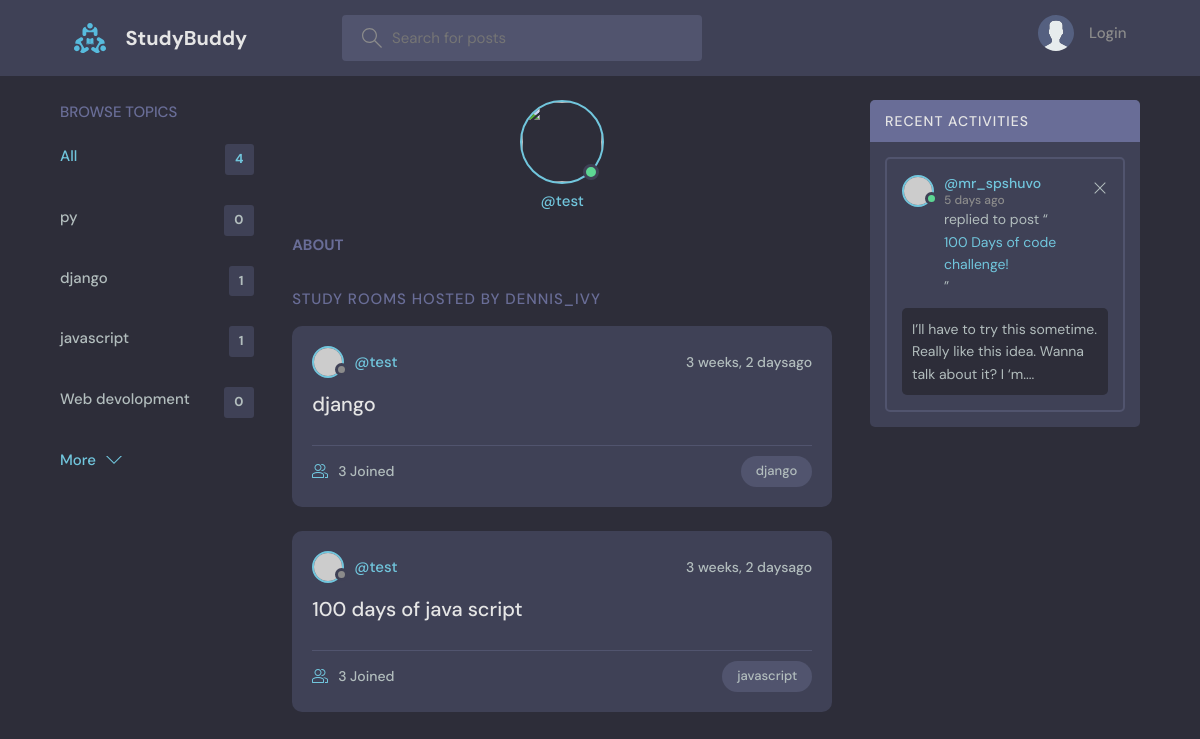
Page /room/profile/1/ on the earlier database version.
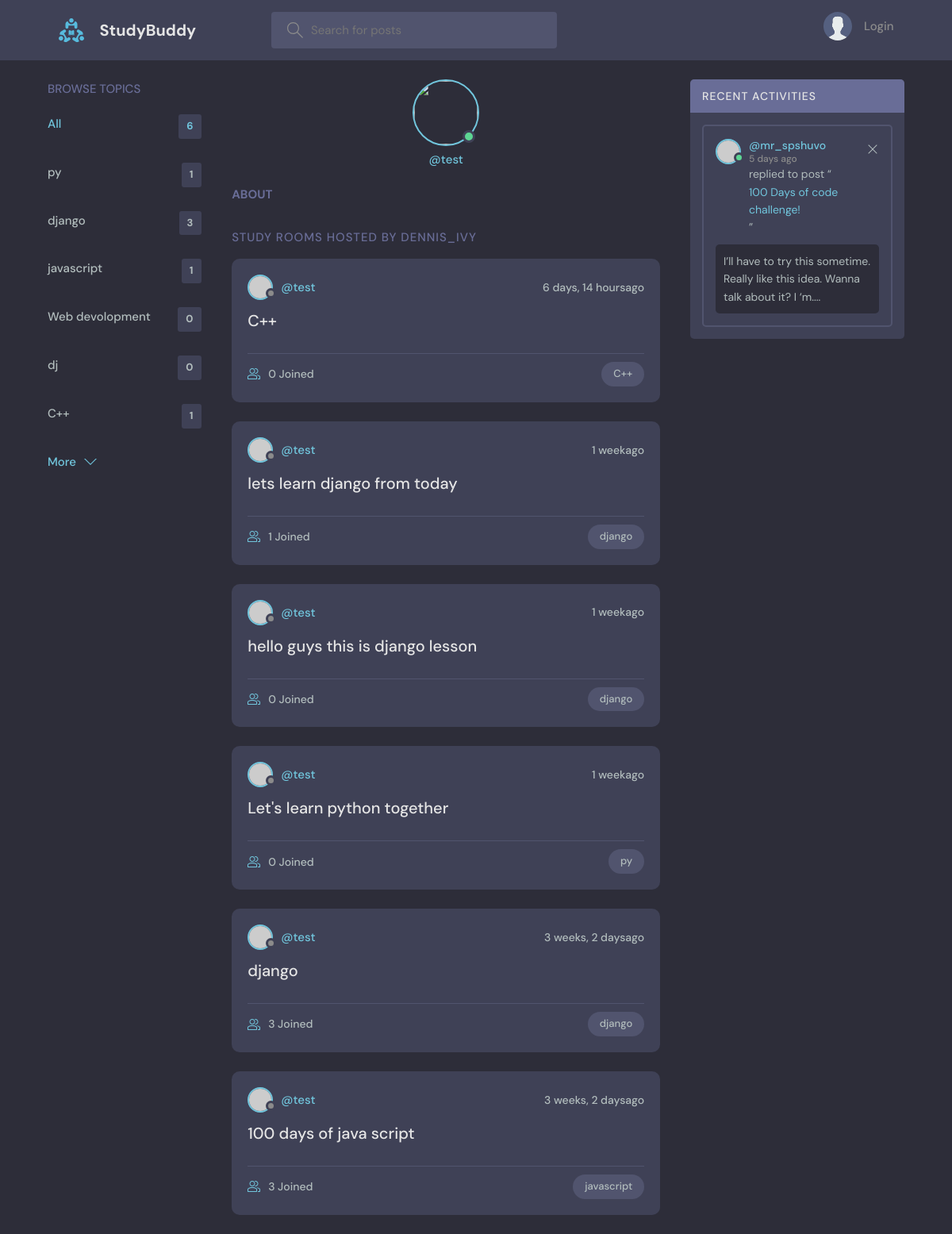
Same page on the later database version.
### base/models.py (models this page shows, shortened)
class Topic(models.Model):
    objects = None
    name = models.CharField(max_length=200)

class Room(models.Model):
    objects = None
    host = models.ForeignKey(User, on_delete=models.SET_NULL, null=True)
    topic = models.ForeignKey(Topic, on_delete=models.SET_NULL, null=True)
    name = models.CharField(max_length=100)
    description = models.TextField(null=True, blank=True)
    participants = models.ManyToManyField(User,related_name='partisipants', blank=True)
    updated = models.DateTimeField(auto_now=True)
    created = models.DateTimeField(auto_now_add=True)
    class Meta:
        ordering = ['-updated','-created']

### base/views.py (the view)
# urls.py: path('profile/<str:pk>/', views.userprofile, name="user-profile"),
def userprofile(request,pk):
    user = User.objects.get(id=pk)
    rooms = user.room_set.all()
    room_message = user.message_set.all()
    topics = Topic.objects.all()
    context = {'user':user,'rooms':rooms,'room_message':room_message,'topics':topics}
    return render(request, 'base/profile.html',context)

### base/templates/base/profile.html (shortened to what this page needs)
{% extends 'main.html' %}
{% block content %}
<main class="profile-page layout layout--3">
  <div class="container">
    {% include 'base/topic_components.html' %}
    <div class="roomList">
      <div class="profile">
        <div class="profile__avatar">
          <div class="avatar avatar--large active">
            <img src="{{user.avatar.url}}" />
          </div>
        </div>
        <div class="profile__info">
          <p>@{{user.username}}</p>
        </div>
        <div class="profile__about">
          <h3>About</h3>
        </div>
      </div>
      <div class="roomList__header">
        <div>
          <h2>Study Rooms Hosted by dennis_ivy</a>
          </h2>
        </div>
      </div>
      {% include 'base/feed_component.html' %}
    </div>
    {% include 'base/activity_component.html' %}
  </div>
</main>
{% endblock content %}

### templates/main.html (shortened to what this page needs)
<!DOCTYPE html>
{% load static %}
<html lang="en">
  <head>
    <link rel="stylesheet" href="{% static 'style/style.css' %}" />
  </head>
  <body>
    {% include 'navbar.html' %}
    {% block content %}{% endblock %}
  </body>
</html>

### templates/navbar.html (shortened to what this page needs)
{% load static %}
<header class="header header--loggedIn">
    <div class="container">
        <a href="{% url 'home' %}" class="header__logo">
            <img src="{% static 'images/logo.svg' %}" />
            <h1>StudyBuddy</h1>
        </a>
        <form class="header__search" method="GET" action="{% url 'home' %}">
            <label>
                <input name="q" placeholder="Search for posts" />
            </label>
        </form>
        <nav class="header__menu">
            {% if request.user.is_authenticated %}
            <div class="header__user">
                <a href="{% url 'update-user' %}">
                    <div class="avatar avatar--medium active">
                        <img src="{{request.user.avatar.url}}" />
                    </div>
                    <p>{{request.user.username}} <span>@{{request.user.username}}</span></p>
                </a>
                <button class="dropdown-button">
                    <svg version="1.1" xmlns="http://www.w3.org/2000/svg" width="32" height="32" viewBox="0 0 32 32">
                        <title>chevron-down</title>
                        <path d="M16 21l-13-13h-3l16 16 16-16h-3l-13 13z"></path>
                    </svg>
                </button>
            </div>
            {% else %}
            <a href="{% url 'login' %}">
                <img src="{% static 'images/avatar.svg' %}" />
                <p>Login</p>
            </a>
            {% endif %}
        </nav>
    </div>
</header>

### base/templates/base/topic_components.html
        <div class="topics">
          <div class="topics__header">
            <h2>Browse Topics</h2>
          </div>
          <ul class="topics__list">
            <li>
              <a href="{% url 'home' %}" class="active">All <span>{{ topics.count }}</span></a>
            </li>
            {% for topic in topics %}
            <li>
                <a href="{% url 'home' %}?q={{ topic.name }}">{{ topic.name }}<span>{{ topic.room_set.all.count }}</span></a>
            </li>
              {% endfor %}
          </ul>
          <a class="btn btn--link" href="topics.html">
            More
            <svg version="1.1" xmlns="http://www.w3.org/2000/svg" width="32" height="32" viewBox="0 0 32 32">
              <title>chevron-down</title>
              <path d="M16 21l-13-13h-3l16 16 16-16h-3l-13 13z"></path>
            </svg>
          </a>
        </div>

### base/templates/base/feed_component.html (shortened to what this page needs)
            {% for room in rooms %}
          <div class="roomListRoom">
            <div class="roomListRoom__header">
              <a href="{% url 'user-profile' room.host.id %}" class="roomListRoom__author">
                <div class="avatar avatar--small">
                  <img alt="" src="https://randomuser.me/api/portraits/women/11.jpg" />
                </div>
                <span>@{{ room.host.username }}</span>
              </a>
              <div class="roomListRoom__actions">
                <span>{{ room.created|timesince }}ago</span>
              </div>
            </div>
            <div class="roomListRoom__content">
              <a href="{% url 'room' room.id %}">{{ room.name }}</a>
            </div>
            <div class="roomListRoom__meta">
              <a href="{% url 'room' room.id %}" class="roomListRoom__joined">
                {{ room.participants.count }} Joined
              </a>
              <p class="roomListRoom__topic">{{ room.topic.name }}</p>
            </div>
          </div>
            {% endfor %}

### base/templates/base/activity_component.html (shortened to what this page needs)
        <div class="activities">
          <div class="activities__header">
            <h2>Recent Activities</h2>
          </div>
          <div class="activities__box">
            <div class="activities__boxHeader roomListRoom__header">
              <a href="profile.html" class="roomListRoom__author">
                <div class="avatar avatar--small active">
                  <img alt="img" src="https://randomuser.me/api/portraits/men/13.jpg" />
                </div>
                <p>
                  @mr_spshuvo
                  <span>5 days ago</span>
                </p>
              </a>
              <div class="roomListRoom__actions">
                <a href="#">
                  <svg version="1.1" xmlns="http://www.w3.org/2000/svg" width="32" height="32" viewBox="0 0 32 32">
                    <title>remove</title>
                    <path
                      d="M27.314 6.019l-1.333-1.333-9.98 9.981-9.981-9.981-1.333 1.333 9.981 9.981-9.981 9.98 1.333 1.333 9.981-9.98 9.98 9.98 1.333-1.333-9.98-9.98 9.98-9.981z"
                    ></path>
                  </svg>
                </a>
              </div>
            </div>
            <div class="activities__boxContent">
              <p>replied to post “<a href="room.html">100 Days of code challenge!</a>”</p>
              <div class="activities__boxRoomContent">
                I’ll have to try this sometime. Really like this idea. Wanna talk about it? I ‘m....
              </div>
            </div>
          </div>
        </div>

Differences in the rows shown:
computed for Topic "py": room_set.all.count "0" → "1"
computed for Topic "django": room_set.all.count "1" → "3"
added Topic: name "dj", room_set.all.count "0"
added Topic: name "C++", room_set.all.count "1"
added Room: host.username "test", created "6 days, 14 hours", name "C++", participants.count "0", topic.name "C++"
added Room: host.username "test", created "1 week", name "lets learn django from today", participants.count "1", topic.name "django"
added Room: host.username "test", created "1 week", name "hello guys this is django lesson", participants.count "0", topic.name "django"
added Room: host.username "test", created "1 week", name "Let's learn python together", participants.count "0", topic.name "py"
Other differences:
{{ topics.count }}: "4" → "6"
